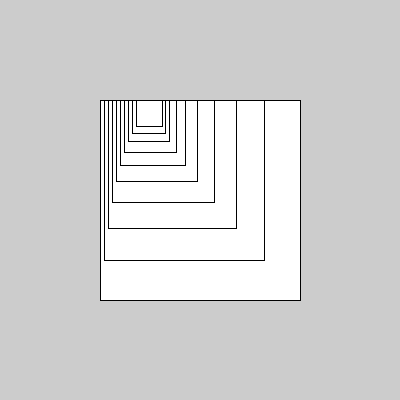
Frame 1 (no input)
Frame 2 (the mouse pressed at the canvas centre, redrawn once): identical to frame 1, image omitted

The Processing sketch that drew this single still picture (run headless with seeded random() and noise(); the mouse was pressed at the canvas centre and the sketch redrawn once):

// Processing sketch: sk_recursive_squares_size_x
// ── sk_recursive_squares_size_x.pde
void setup()
{
  size( 400, 400 );
  noLoop();  // アニメーションしない
}

void draw()
{
  drawSquare( 100, 200, 10 );  // 最初の再帰呼び出し
}

/**
  再帰関数：正方形を再帰的に小さくし，横に移動しながら描画する．
*/
void drawSquare( float fX, float fSize, int iLevel )
{
  if( iLevel > 0 )  // 再帰の継続条件
  {
    // 正方形描画
    square( fX, 100, fSize );
    
    drawSquare( fX + 4, fSize * 0.8, iLevel - 1 );  // 再帰呼び出し
  }
}
